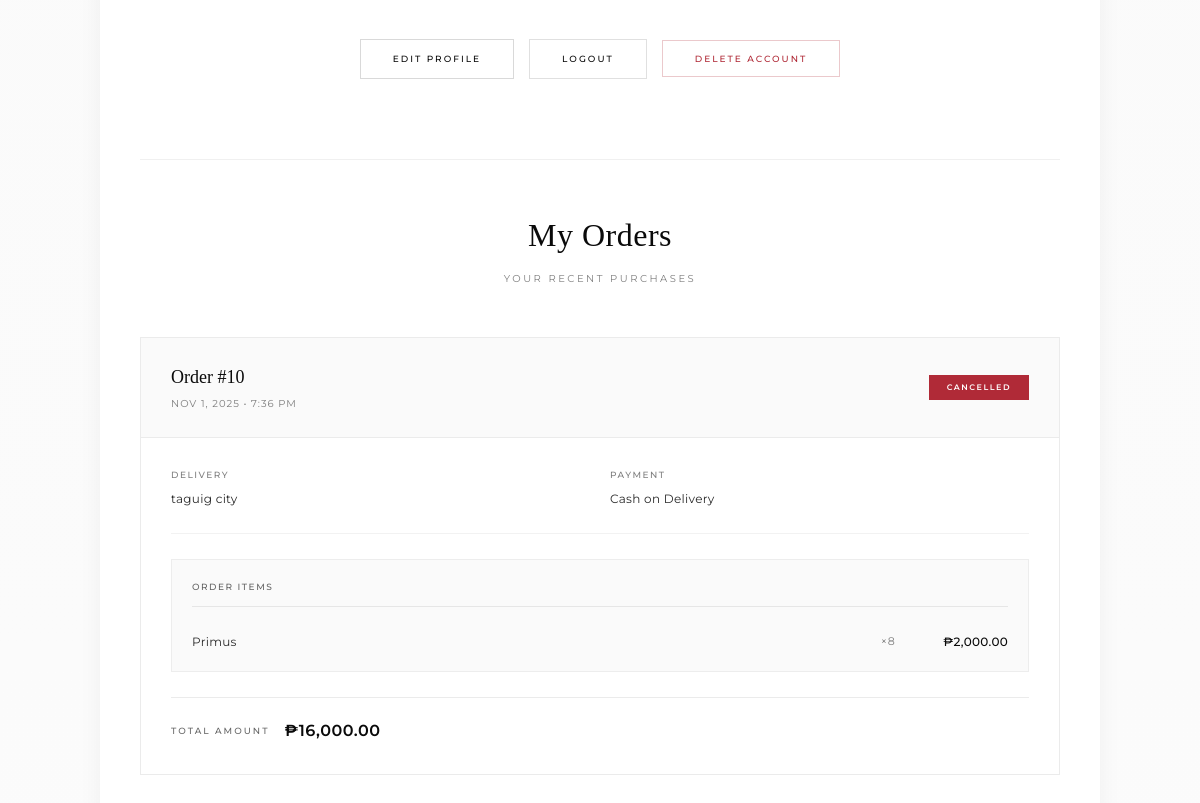
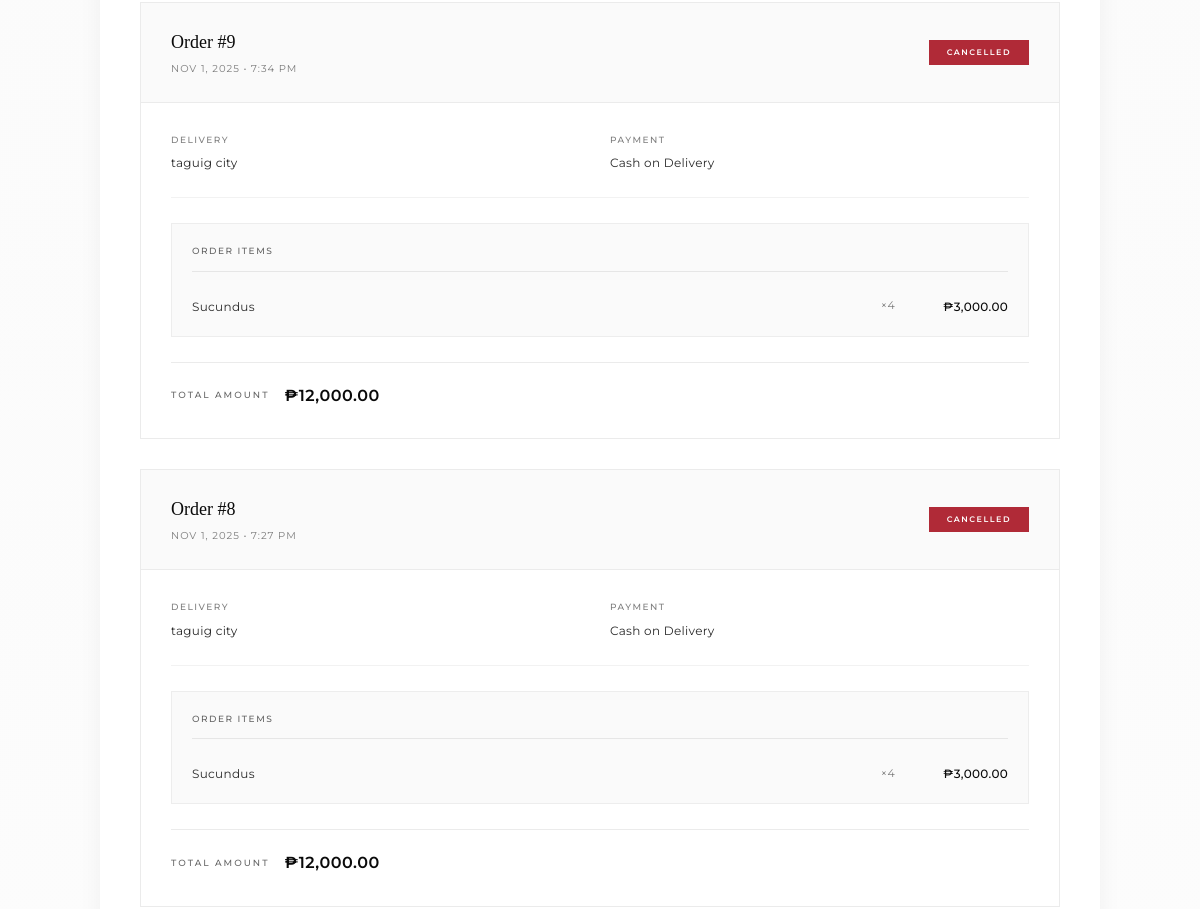
Before: /user/index.php (signed in, middle part) with the older database file (2 pictures, top to bottom).
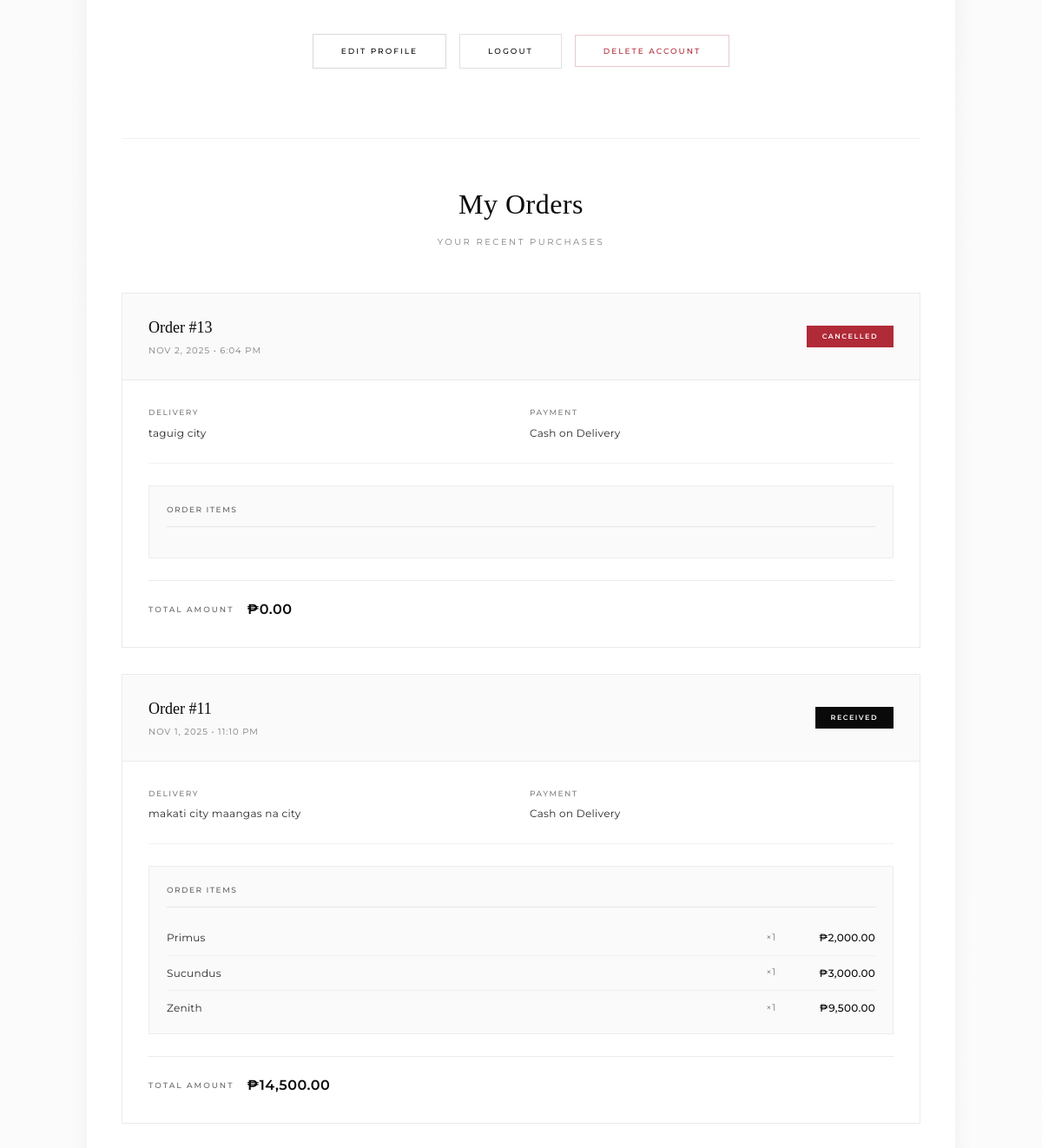
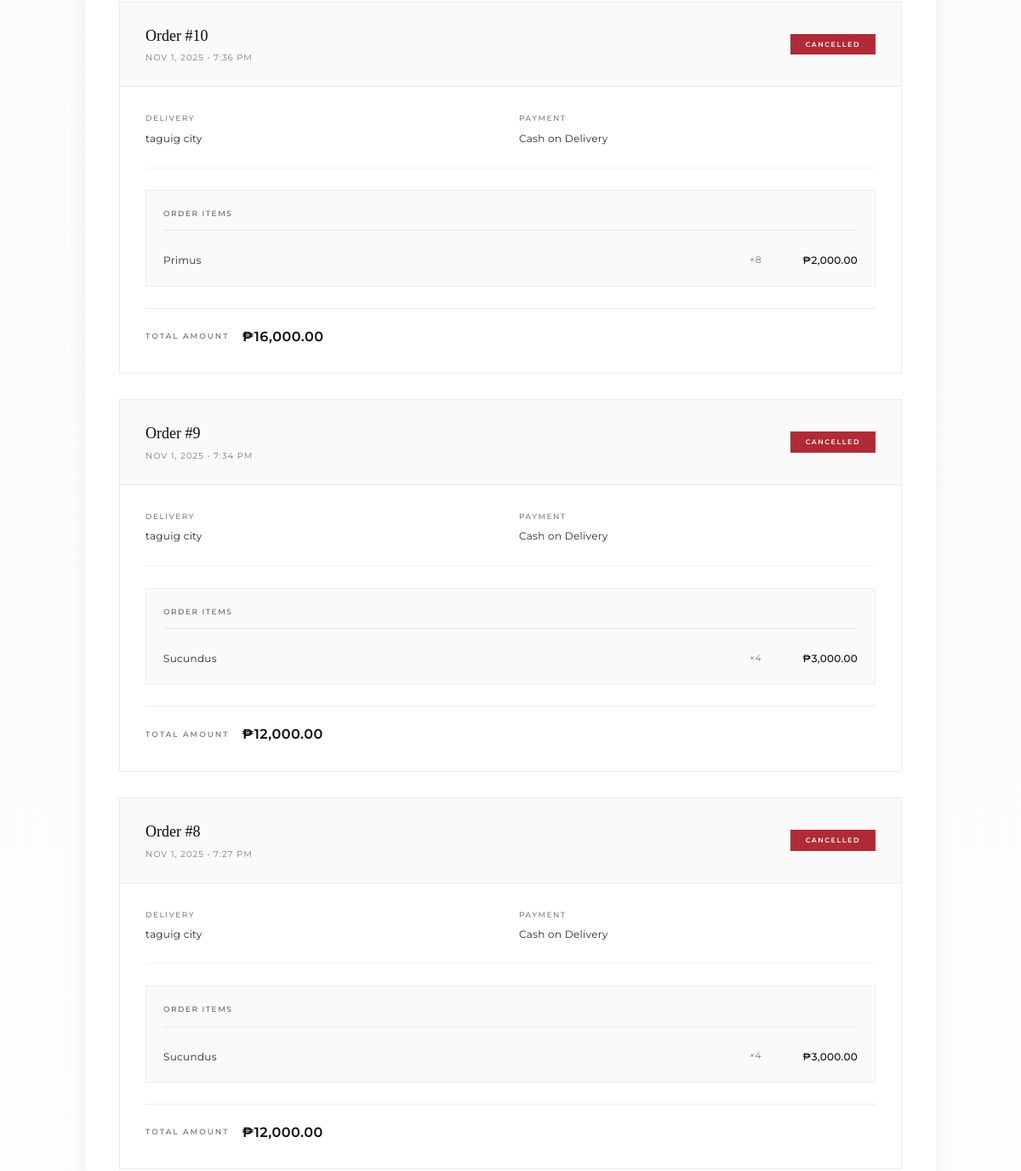
After: the same page with the newer database file (2 pictures, top to bottom).
### tables this page shows
CREATE TABLE `orders` (
  `order_id` int(11) NOT NULL,
  `customer_id` int(11) DEFAULT NULL,
  `order_date` datetime DEFAULT current_timestamp(),
  `order_status` varchar(20) DEFAULT 'Pending',
  `date_received` datetime DEFAULT NULL,
  `delivery_address` text DEFAULT NULL,
  `payment_method` varchar(50) DEFAULT 'COD',
  `payment_reference` varchar(100) DEFAULT NULL
);

CREATE TABLE `order_details` (
  `order_detail_id` int(11) NOT NULL,
  `order_id` int(11) DEFAULT NULL,
  `product_id` int(11) DEFAULT NULL,
  `quantity` int(11) NOT NULL,
  `unit_price` decimal(10,2) NOT NULL
);

CREATE TABLE `products` (
  `product_id` int(11) NOT NULL,
  `product_name` varchar(100) NOT NULL,
  `description` text DEFAULT NULL,
  `category_id` int(11) DEFAULT NULL,
  `supplier_id` int(11) DEFAULT NULL,
  `price` decimal(10,2) NOT NULL,
  `stock_quantity` int(11) DEFAULT 0,
  `image_path` varchar(255) DEFAULT NULL,
  `variant` varchar(50) DEFAULT NULL,
  `is_active` tinyint(1) DEFAULT 1
);

### user/index.php (the view, shortened to what this page needs)
<?php
require_once('../includes/header.php');
$customer_id = (int) $_SESSION['customer_id'];
$order_query = "
    SELECT o.order_id, o.order_date, o.order_status, o.delivery_address, o.payment_method,
           SUM(od.quantity * od.unit_price) AS total_amount
    FROM orders o
    LEFT JOIN order_details od ON o.order_id = od.order_id
    WHERE o.customer_id = ?
    GROUP BY o.order_id
    ORDER BY o.order_date DESC
";
$stmt = $conn->prepare($order_query);
$stmt->bind_param("i", $customer_id);
$stmt->execute();
$orders = $stmt->get_result();
?>
<main class="profile-dashboard">
  <div class="profile-container">
    <div class="profile-actions">
      <a href="edit_profile.php" class="btn btn-primary"><span>Edit Profile</span></a>
      <a href="../user/logout.php" class="btn btn-secondary"><span>Logout</span></a>
      <form action="delete_account.php" method="POST" style="display:inline;">
        <button type="submit" name="delete_account" class="btn btn-danger"
          onclick="return confirm('Delete your account permanently? This action cannot be undone.');">
          <span>Delete Account</span>
        </button>
      </form>
    </div>
    <section class="orders-section">
      <div class="section-header">
        <h2 class="lux-title">My Orders</h2>
        <p class="lux-subtitle">Your recent purchases</p>
      </div>
      <?php if ($orders->num_rows > 0): ?>
        <div class="orders-grid">
          <?php while ($order = $orders->fetch_assoc()): ?>
            <div class="order-card">
              <div class="order-header">
                <div class="order-info">
                  <h3 class="order-number">Order #<?php echo $order['order_id']; ?></h3>
                  <p class="order-date"><?php echo date("M j, Y • g:i A", strtotime($order['order_date'])); ?></p>
                </div>
                <span class="order-status <?php echo strtolower(str_replace(' ', '-', $order['order_status'])); ?>">
                  <?php echo htmlspecialchars($order['order_status']); ?>
                </span>
              </div>
              <div class="order-body">
                <div class="order-meta">
                  <div class="meta-item">
                    <span class="meta-label">Delivery</span>
                    <span class="meta-value"><?php echo htmlspecialchars($order['delivery_address']); ?></span>
                  </div>
                  <div class="meta-item">
                    <span class="meta-label">Payment</span>
                    <span class="meta-value"><?php echo htmlspecialchars($order['payment_method']); ?></span>
                  </div>
                </div>
                <?php
                $detail_stmt = $conn->prepare("
                    SELECT p.product_name, od.quantity, od.unit_price
                    FROM order_details od
                    JOIN products p ON od.product_id = p.product_id
                    WHERE od.order_id = ?
                ");
                $detail_stmt->bind_param("i", $order['order_id']);
                $detail_stmt->execute();
                $items = $detail_stmt->get_result();
                ?>
                <div class="order-items">
                  <div class="items-header">Order Items</div>
                  <?php while ($item = $items->fetch_assoc()): ?>
                    <div class="order-item">
                      <span class="item-name"><?php echo htmlspecialchars($item['product_name']); ?></span>
                      <span class="item-qty">×<?php echo $item['quantity']; ?></span>
                      <span class="item-price">₱<?php echo number_format($item['unit_price'], 2); ?></span>
                    </div>
                  <?php endwhile; ?>
                </div>
                <div class="order-footer">
                  <div class="order-total">
                    <span class="total-label">Total Amount</span>
                    <span class="total-value">₱<?php echo number_format($order['total_amount'], 2); ?></span>
                  </div>
                </div>
              </div>
            </div>
          <?php endwhile; ?>
        </div>
      <?php endif; ?>
    </section>
  </div>
</main>
<?php require_once('../includes/footer.php'); ?>

Changed rows visible on the page:
added orders: order_id "13", order_date "NOV 2, 2025 • 6:04 PM", order_status "CANCELLED", delivery_address "taguig city", payment_method "Cash on Delivery", total_amount "0.00"
added orders: order_id "11", order_date "NOV 1, 2025 • 11:10 PM", order_status "RECEIVED", delivery_address "makati city maangas na city", payment_method "Cash on Delivery", total_amount "14,500.00"
added order_details: product.product_name "Primus", quantity "1", unit_price "2,000.00", shown under "11"
added order_details: product.product_name "Sucundus", quantity "1", unit_price "3,000.00", shown under "11"
added order_details: product.product_name "Zenith", quantity "1", unit_price "9,500.00", shown under "11"
